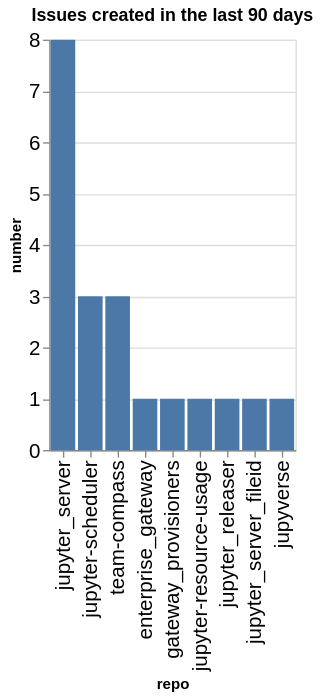

This figure's notebook cell:
### Code cell
created_counts = created.groupby(['org', 'repo']).count()['number'].reset_index()
created_counts['org/repo'] = created_counts.apply(lambda a: a['org'] + '/' + a['repo'], axis=1)
sorted_vals = created_counts.sort_values(['org', 'number'], ascending=False)['repo'].values
alt.Chart(data=created_counts, title=f"Issues created in the last {n_days} days").mark_bar().encode(
    x=alt.X('repo', sort=alt.Sort(sorted_vals.tolist())),
    y='number',
)

### Figure 1 — Vega-Lite specification as saved in the notebook (floating-point values rounded to 4 significant figures)
{"config": {"axisLeft": {"labelFontSize": 15}, "axisBottom": {"labelFontSize": 15}}, "data": {"name": "data-7e3c0c39d85eaf8dad1983a01b3107b7"}, "mark": {"type": "bar"}, "encoding": {"x": {"field": "repo", "sort": ["jupyter_server", "jupyter-scheduler", "team-compass", "enterprise_gateway", "gateway_provisioners", "jupyter-resource-usage", "jupyter_releaser", "jupyter_server_fileid", "jupyverse"], "type": "nominal"}, "y": {"field": "number", "type": "quantitative"}}, "title": "Issues created in the last 90 days", "$schema": "https://vega.github.io/schema/vega-lite/v5.20.1.json", "datasets": {"data-7e3c0c39d85eaf8dad1983a01b3107b7": [{"org": "jupyter-server", "repo": "enterprise_gateway", "number": 1, "org/repo": "jupyter-server/enterprise_gateway"}, {"org": "jupyter-server", "repo": "gateway_provisioners", "number": 1, "org/repo": "jupyter-server/gateway_provisioners"}, {"org": "jupyter-server", "repo": "jupyter-resource-usage", "number": 1, "org/repo": "jupyter-server/jupyter-resource-usage"}, {"org": "jupyter-server", "repo": "jupyter-scheduler", "number": 3, "org/repo": "jupyter-server/jupyter-scheduler"}, {"org": "jupyter-server", "repo": "jupyter_releaser", "number": 1, "org/repo": "jupyter-server/jupyter_releaser"}, {"org": "jupyter-server", "repo": "jupyter_server", "number": 8, "org/repo": "jupyter-server/jupyter_server"}, {"org": "jupyter-server", "repo": "jupyter_server_fileid", "number": 1, "org/repo": "jupyter-server/jupyter_server_fileid"}, {"org": "jupyter-server", "repo": "jupyverse", "number": 1, "org/repo": "jupyter-server/jupyverse"}, {"org": "jupyter-server", "repo": "team-compass", "number": 3, "org/repo": "jupyter-server/team-compass"}]}}
